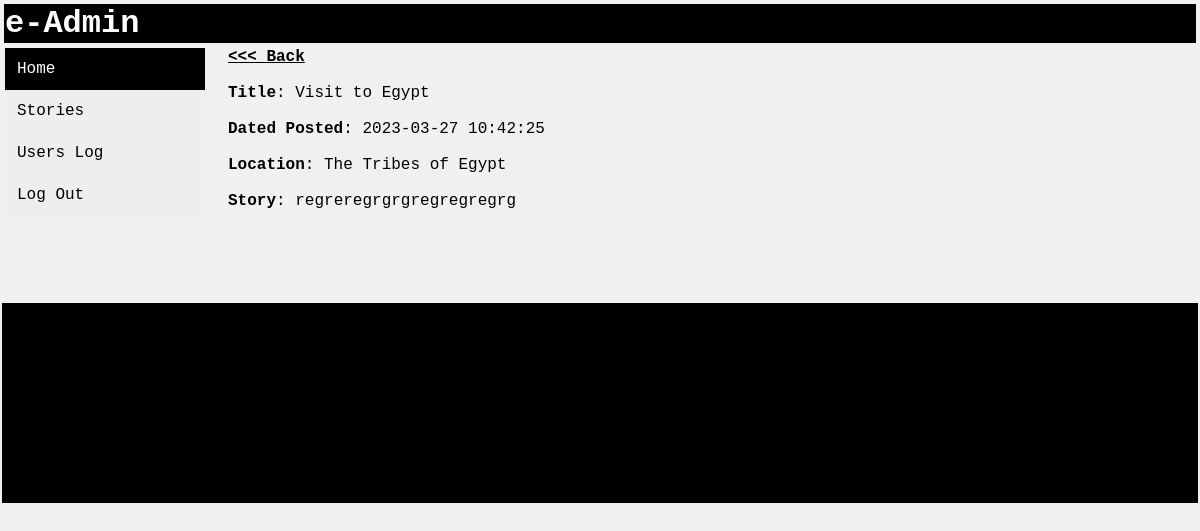
The page /viewstories.php?PstID=4&&pg=6&&sql=10 on the database its author committed.
### tables this page shows
CREATE TABLE IF NOT EXISTS `stories_tble` (
  `id` int NOT NULL AUTO_INCREMENT,
  `title` longtext,
  `location` longtext,
  `msg` longtext,
  `userID` int NOT NULL,
  `xDate` datetime NOT NULL DEFAULT CURRENT_TIMESTAMP ON UPDATE CURRENT_TIMESTAMP,
  `xApproval` int NOT NULL DEFAULT '0',
  PRIMARY KEY (`id`)
);

### viewstories.php (the view, shortened to what this page needs)
<?php require_once "dbconnect.php"; ?>
<?php
$id = $_GET['PstID'];
?>
<?php
$sql = "Select * from stories_tble where id = '$id '";
$result = mysqli_query($conn, $sql);
while($row = mysqli_fetch_assoc($result)) {
$title= $row["title"];
$location= $row["location"];
$msg= $row["msg"];
$xDate = $row["xDate"];
}
?>
<html>
    <head>
    </head>
    <link rel="stylesheet" href="css/table.css">
    <link rel="stylesheet" href="css/main.css">
    <body>
        <table border="0px;" width="100%" cellspacing="1">
            <tr>
                <td>
                <table width="100%">
                        <tr>
                            <td bgcolor="#000" style="color:#fff"><h1>e-Admin</h1></td>
                        </tr>
                    </table>
                    <table witdth="100%">
                        <tr>
                            <td valign="top">
                                 <div class="vertical-menu">
                                    <a href="welcomeadmin.php" class="active">Home</a>
                                    <a href="welcomeadmin.php">Stories</a>
                                    <a href="userlog.php">Users Log</a>
                                    <a href="admin.php">Log Out</a>
                                </div>
                            </td>
                            <td valign="top" style="padding-left:20px"  width="90%">
                               <a href="welcomeadmin.php" style="color:#000"> <b><<< Back </b> </a><br><br>
                               <b>Title</b>:  <?php echo $title; ?><br><br>
                               <b>Dated Posted</b>:  <?php echo $xDate; ?><br><br>
                               <b>Location</b>:  <?php echo $location; ?><br><br>
                               <b>Story</b>:  <?php echo $msg; ?>
                            </td>
                        </tr>
                    </table>
                    <table style="margin: 30px;">
                        <tr>
                            <td>&nbsp;</td>
                        </tr>
                    </table>
                    <table style="background: #000;color: #fff;" width="100%" height="200px">
                        <tr>
                            <td valign="top">&nbsp;</td>
                        </tr>
                    </table>
                </td>
            </tr>
        </table>
    </body>
</html>

### css/main.css (style rules this page uses)
* { Margin:0px; }
body { background-color: #f0f0f0; font-size: 12px; font-family: 'Courier New', Courier, monospace; }

### viewstories.php (style rules this page uses)
.vertical-menu { width: 200px; }
.vertical-menu a { background-color: #eee; color: black; display: block; padding: 12px; text-decoration: none; }
.vertical-menu a.active { background-color: #000; color: white; }

### rows shown on the page
stories_tble: title "Visit to Egypt", xDate "2023-03-27 10:42:25", location "The Tribes of Egypt", msg "regreregrgrgregregregrg"
